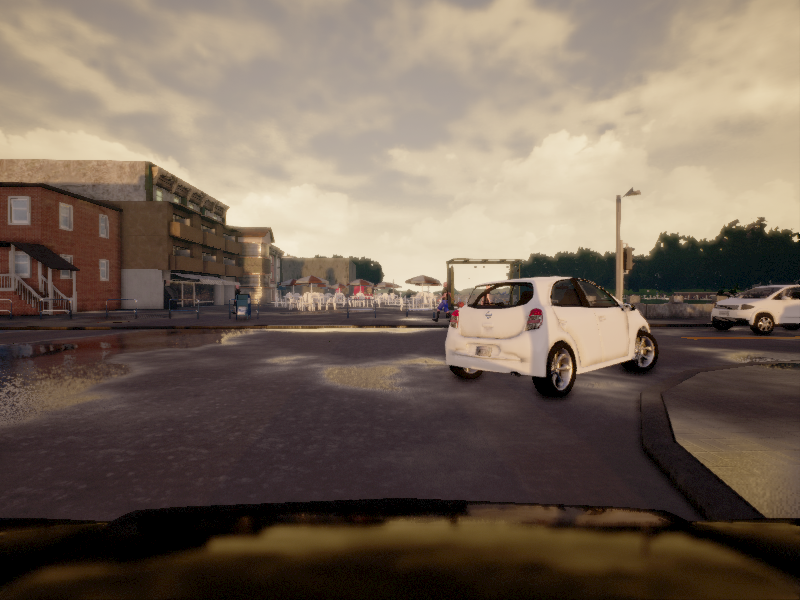
#> input picture data/test/600.png, 800 x 600 px; its folder holds only this picture in this run
$ python -i helper.py   (imports and definitions only)   (Python 2 division)
#> lines starting #> are read from the running program, lines starting #| are printed output that depends on the picture
import cv2
import random
import subprocess
import numpy as np
import itertools
import operator
import os, csv, re
import tensorflow as tf
import warnings
import time, datetime
from sklearn.metrics import recall_score, precision_score, f1_score

# [329 lines left out: functions get_label_info, one_hot_it, reverse_one_hot, colour_code_segmentation, calc_Fscore, get_rpf_scores and 6 more, not called in this run]


def data_augmentation(input_image, output_image, h_flip=True,
                      brightness=True, rotation=None, crop=True,
                      crop_ratio=2.381, crop_width_max=400):
    """
    Given training batch, randomly augment data

    # Arguments
        input_image: image
        output_image: groundtruth
        h_flip: whether to randomly flip horizontally
        brightness: whether to randomly brighten or darken
        rotation: whether to randomly rotate
        crop: whether to randomly crop
        crop_ratio: amount to divide width by to obtain height, maintaining aspect ratio
        crop_width_min: min width to crop from image

    # Returns
        RGB image, randomly augmented
    """

    shape = input_image.shape

    if h_flip and random.randint(0,1):
        input_image = cv2.flip(input_image, 1)
        output_image = cv2.flip(output_image, 1)

    if brightness:
        input_image = random_brighten(input_image)

    if rotation is not None:
        angle = random.uniform(-1*rotation, rotation)
    if rotation:
        M = cv2.getRotationMatrix2D((input_image.shape[1]//2, input_image.shape[0]//2), angle, 1.0)
        input_image = cv2.warpAffine(input_image, M, (input_image.shape[1], input_image.shape[0]))#, flags=INTER_NEAREST)
        output_image = cv2.warpAffine(output_image, M, (output_image.shape[1], output_image.shape[0]))#, flags=INTER_NEAREST)

    if crop:
        input_image, output_image = random_crop(input_image, output_image)
        input_image = cv2.resize(input_image, (shape[1], shape[0]))
        output_image = cv2.resize(output_image, (shape[1], shape[0]))

    return input_image, output_image

# [38 lines left out: function get_batches, not called in this run]

>>> import cv2
>>> picture = cv2.imread('data/test/600.png', cv2.IMREAD_GRAYSCALE)
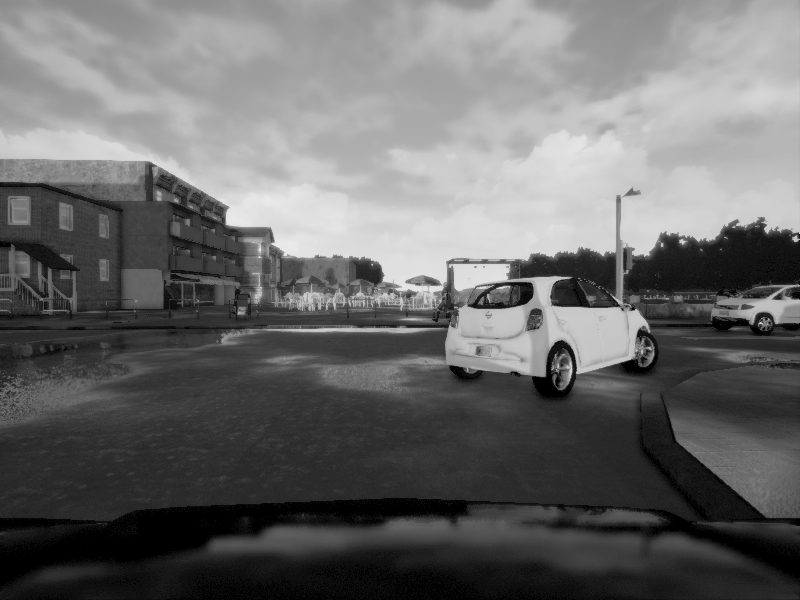
#> picture: shape (600, 800); min 0, max 239, mean 106.1
>>> result = data_augmentation(picture, 'out.png')
#> in data_augmentation, `input_image = cv2.flip(input_image, 1)`:
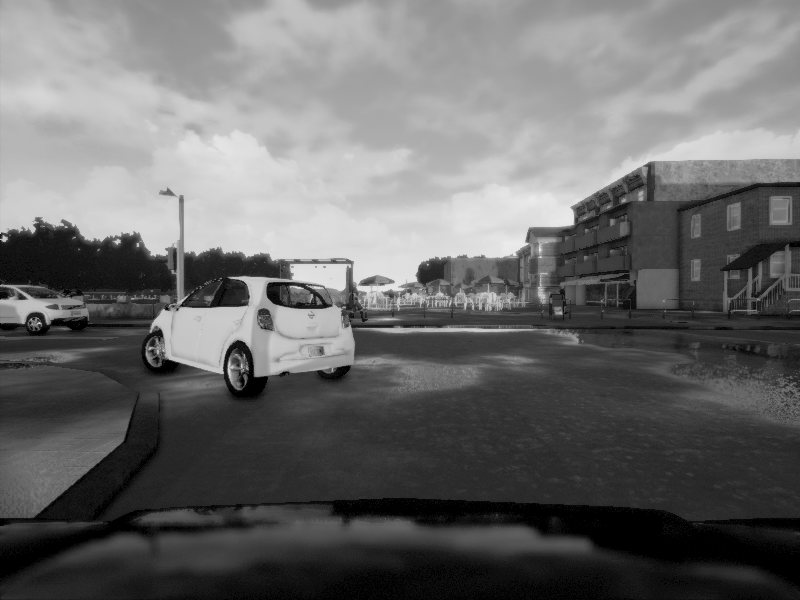
#> input_image: shape (600, 800); min 0, max 239, mean 106.1
#> (the run stopped early here; a loop or call above may not have finished)

$ run again, on data/test/602.png
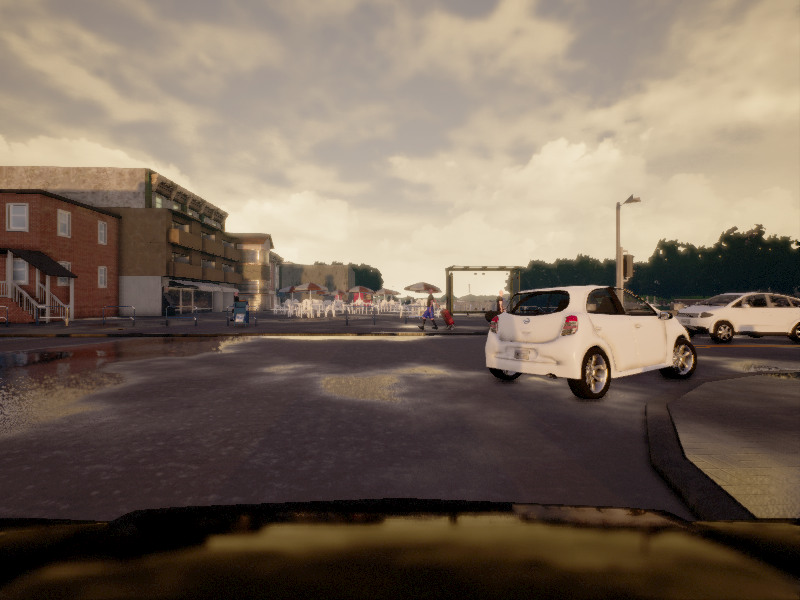
#> input picture data/test/602.png, 800 x 600 px
#> `picture = cv2.imread('data/test/600.png', cv2.IMREAD_GRAYSCALE)`:
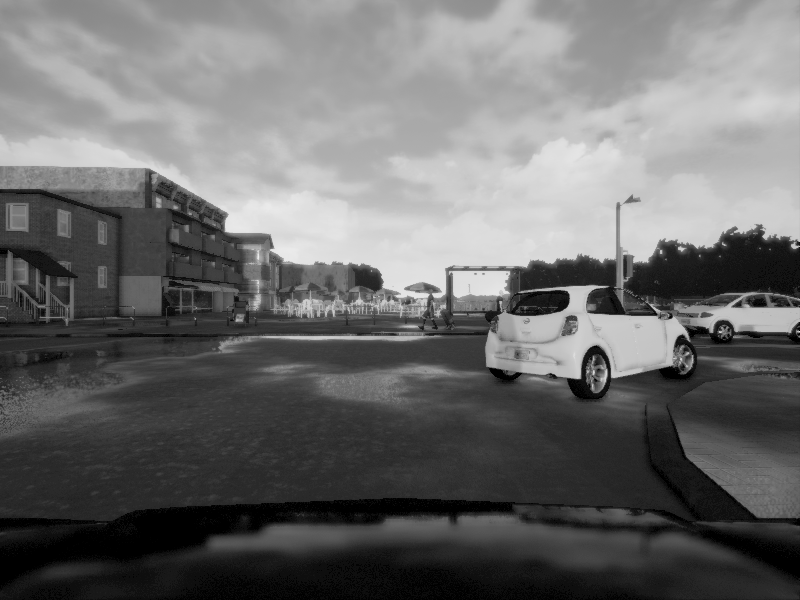
#> picture: shape (600, 800); min 0, max 235, mean 107.7
#> in data_augmentation, `input_image = cv2.flip(input_image, 1)`:
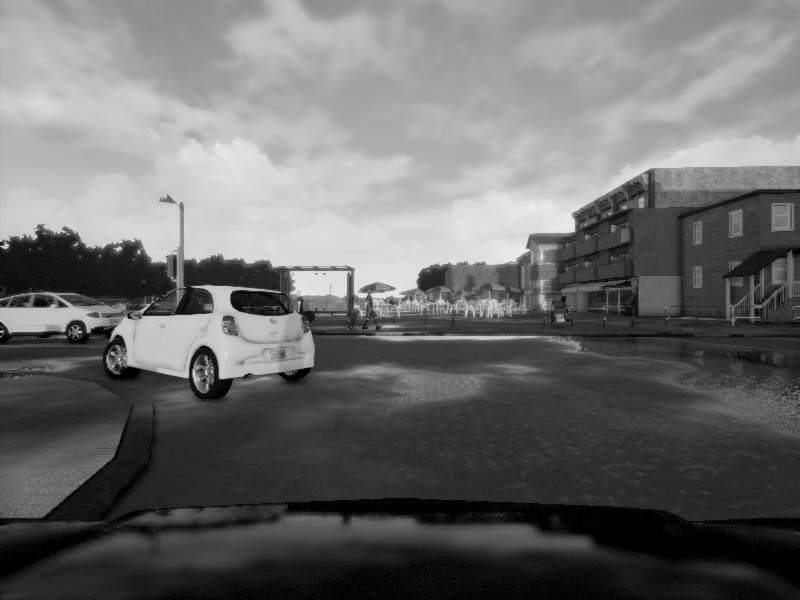
#> input_image: shape (600, 800); min 0, max 235, mean 107.7
